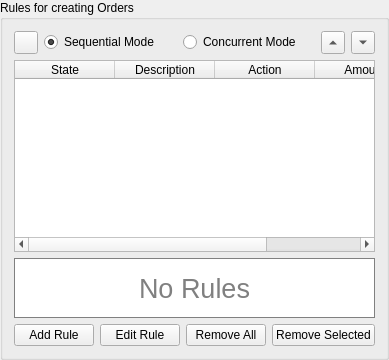
      <widget class="QGroupBox" name="groupboxRules">
       <property name="sizePolicy">
        <sizepolicy hsizetype="Expanding" vsizetype="Expanding">
         <horstretch>0</horstretch>
         <verstretch>0</verstretch>
        </sizepolicy>
       </property>
       <property name="minimumSize">
        <size>
         <width>0</width>
         <height>10</height>
        </size>
       </property>
       <property name="accessibleName">
        <string>TR00025</string>
       </property>
       <property name="title">
        <string>Rules for creating Orders</string>
       </property>
       <layout class="QGridLayout" name="gridLayout_21">
        <item row="1" column="0" colspan="4">
         <widget class="QTableWidget" name="rulesTable">
          <property name="sizePolicy">
           <sizepolicy hsizetype="Preferred" vsizetype="Expanding">
            <horstretch>0</horstretch>
            <verstretch>0</verstretch>
           </sizepolicy>
          </property>
          <property name="minimumSize">
           <size>
            <width>0</width>
            <height>60</height>
           </size>
          </property>
          <property name="editTriggers">
           <set>QAbstractItemView::NoEditTriggers</set>
          </property>
          <property name="alternatingRowColors">
           <bool>true</bool>
          </property>
          <property name="selectionMode">
           <enum>QAbstractItemView::ExtendedSelection</enum>
          </property>
          <property name="selectionBehavior">
           <enum>QAbstractItemView::SelectRows</enum>
          </property>
          <property name="verticalScrollMode">
           <enum>QAbstractItemView::ScrollPerPixel</enum>
          </property>
          <property name="horizontalScrollMode">
           <enum>QAbstractItemView::ScrollPerPixel</enum>
          </property>
          <property name="gridStyle">
           <enum>Qt::SolidLine</enum>
          </property>
          <column>
           <property name="text">
            <string>State</string>
           </property>
          </column>
          <column>
           <property name="text">
            <string>Description</string>
           </property>
          </column>
          <column>
           <property name="text">
            <string>Action</string>
           </property>
          </column>
          <column>
           <property name="text">
            <string>Amount</string>
           </property>
          </column>
          <column>
           <property name="text">
            <string>Price</string>
           </property>
          </column>
         </widget>
        </item>
        <item row="3" column="0">
         <widget class="QPushButton" name="ruleAddButton">
          <property name="sizePolicy">
           <sizepolicy hsizetype="Expanding" vsizetype="Fixed">
            <horstretch>0</horstretch>
            <verstretch>0</verstretch>
           </sizepolicy>
          </property>
          <property name="minimumSize">
           <size>
            <width>60</width>
            <height>0</height>
           </size>
          </property>
          <property name="accessibleName">
           <string>TR00027</string>
          </property>
          <property name="text">
           <string>Add Rule</string>
          </property>
         </widget>
        </item>
        <item row="3" column="1">
         <widget class="QPushButton" name="ruleEditButton">
          <property name="sizePolicy">
           <sizepolicy hsizetype="Expanding" vsizetype="Fixed">
            <horstretch>0</horstretch>
            <verstretch>0</verstretch>
           </sizepolicy>
          </property>
          <property name="minimumSize">
           <size>
            <width>60</width>
            <height>0</height>
           </size>
          </property>
          <property name="accessibleName">
           <string>RULE_EDIT</string>
          </property>
          <property name="text">
           <string>Edit Rule</string>
          </property>
         </widget>
        </item>
        <item row="3" column="2">
         <widget class="QPushButton" name="ruleRemoveAll">
          <property name="sizePolicy">
           <sizepolicy hsizetype="Expanding" vsizetype="Fixed">
            <horstretch>0</horstretch>
            <verstretch>0</verstretch>
           </sizepolicy>
          </property>
          <property name="minimumSize">
           <size>
            <width>60</width>
            <height>0</height>
           </size>
          </property>
          <property name="accessibleName">
           <string>RULE_REMOVE_ALL</string>
          </property>
          <property name="text">
           <string>Remove All</string>
          </property>
         </widget>
        </item>
        <item row="3" column="3">
         <widget class="QPushButton" name="ruleRemove">
          <property name="sizePolicy">
           <sizepolicy hsizetype="Expanding" vsizetype="Fixed">
            <horstretch>0</horstretch>
            <verstretch>0</verstretch>
           </sizepolicy>
          </property>
          <property name="minimumSize">
           <size>
            <width>60</width>
            <height>0</height>
           </size>
          </property>
          <property name="accessibleName">
           <string>RULE_REMOVE_SELECTED</string>
          </property>
          <property name="text">
           <string>Remove Selected</string>
          </property>
         </widget>
        </item>
        <item row="2" column="0" colspan="4">
         <widget class="QLabel" name="rulesNoMessage">
          <property name="sizePolicy">
           <sizepolicy hsizetype="Preferred" vsizetype="Expanding">
            <horstretch>0</horstretch>
            <verstretch>0</verstretch>
           </sizepolicy>
          </property>
          <property name="minimumSize">
           <size>
            <width>60</width>
            <height>60</height>
           </size>
          </property>
          <property name="font">
           <font>
            <pointsize>20</pointsize>
           </font>
          </property>
          <property name="accessibleName">
           <string>RULE_NOITEMS</string>
          </property>
          <property name="styleSheet">
           <string notr="true">border: 1px solid gray; background: white; color: gray</string>
          </property>
          <property name="text">
           <string>No Rules</string>
          </property>
          <property name="alignment">
           <set>Qt::AlignCenter</set>
          </property>
          <property name="wordWrap">
           <bool>true</bool>
          </property>
         </widget>
        </item>
        <item row="0" column="0" colspan="4">
         <layout class="QHBoxLayout" name="horizontalLayout_8">
          <item>
           <widget class="QToolButton" name="ruleBeep">
            <property name="text">
             <string/>
            </property>
            <property name="icon">
             <iconset resource="QtResource.qrc">
              <normaloff>:/Resources/Mute.png</normaloff>:/Resources/Mute.png</iconset>
            </property>
            <property name="checkable">
             <bool>true</bool>
            </property>
            <property name="checked">
             <bool>false</bool>
            </property>
           </widget>
          </item>
          <item>
           <widget class="QRadioButton" name="ruleSequencialMode">
            <property name="accessibleName">
             <string>SEQUENTIAL_MODE</string>
            </property>
            <property name="styleSheet">
             <string notr="true">QRadioButton:disabled:checked {color: black;}</string>
            </property>
            <property name="text">
             <string>Sequential Mode</string>
            </property>
            <property name="checked">
             <bool>true</bool>
            </property>
           </widget>
          </item>
          <item>
           <widget class="QRadioButton" name="ruleConcurrentMode">
            <property name="accessibleName">
             <string>CONCURRENT_MODE</string>
            </property>
            <property name="styleSheet">
             <string notr="true">QRadioButton:disabled:checked {color: black;}</string>
            </property>
            <property name="text">
             <string>Concurrent Mode</string>
            </property>
           </widget>
          </item>
          <item>
           <widget class="QToolButton" name="ruleUp">
            <property name="text">
             <string/>
            </property>
            <property name="arrowType">
             <enum>Qt::UpArrow</enum>
            </property>
           </widget>
          </item>
          <item>
           <widget class="QToolButton" name="ruleDown">
            <property name="text">
             <string/>
            </property>
            <property name="arrowType">
             <enum>Qt::DownArrow</enum>
            </property>
           </widget>
          </item>
         </layout>
        </item>
       </layout>
      </widget>
